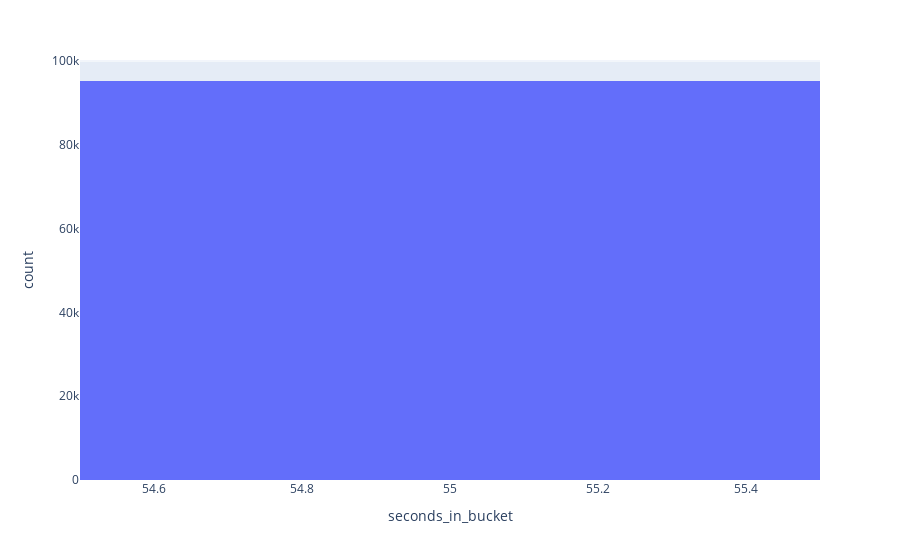

Notebook code cell kept with this figure:
### Markdown cell above
# Seconds Per Day

### Code cell
seconds_per_day = train.groupby(['stock_id', 'date_id'], as_index=False).seconds_in_bucket.count()
fig = px.histogram(seconds_per_day, x="seconds_in_bucket")
fig.show()

### Figure 1 — Plotly figure (JSON) as saved in the notebook; plotly's stock layout.template omitted (floating-point values rounded to 4 significant figures; data arrays with more than 128 entries replaced by an {"elided": "..."} marker saying what was removed)
{"data": [{"alignmentgroup": "True", "bingroup": "x", "hovertemplate": "seconds_in_bucket=%{x}<br>count=%{y}<extra></extra>", "legendgroup": "", "marker": {"color": "#636efa", "pattern": {"shape": ""}}, "name": "", "offsetgroup": "", "orientation": "v", "showlegend": false, "type": "histogram", "x": {"elided": "95236 int values"}, "xaxis": "x", "yaxis": "y"}], "layout": {"autosize": true, "barmode": "relative", "legend": {"tracegroupgap": 0}, "margin": {"t": 60}, "xaxis": {"anchor": "y", "autorange": true, "domain": [0, 1], "range": [54.5, 55.5], "title": {"text": "seconds_in_bucket"}, "type": "linear"}, "yaxis": {"anchor": "x", "autorange": true, "domain": [0, 1], "range": [0, 100200.0], "title": {"text": "count"}}}}
